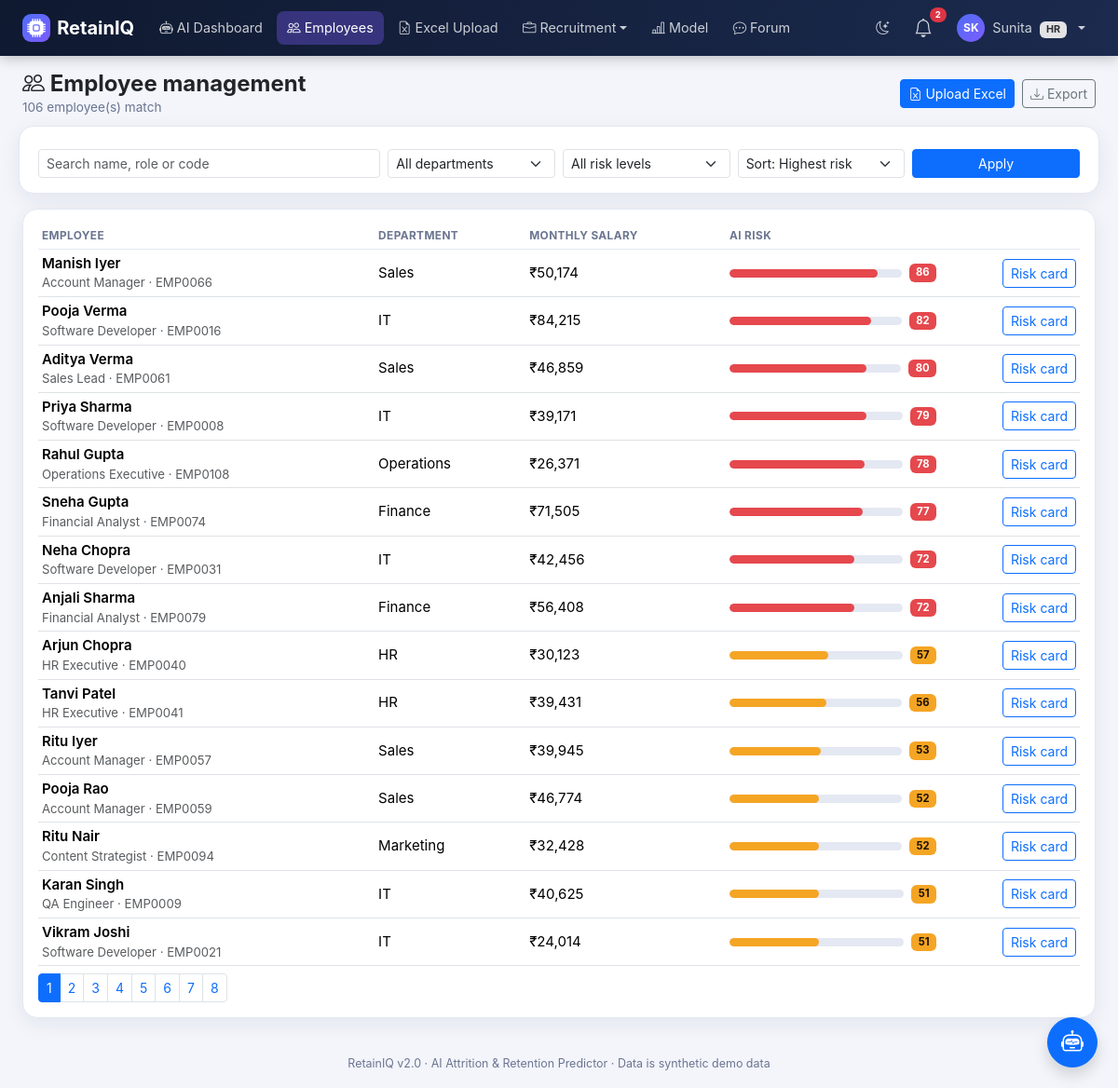
The app's page /hr/employees (signed in) with its own data.
### models.py (models this page shows, shortened)
class User(db.Model, UserMixin):
    id = db.Column(db.Integer, primary_key=True)
    name = db.Column(db.String(120), nullable=False)
    email = db.Column(db.String(120), unique=True, nullable=False, index=True)
    password_hash = db.Column(db.String(255), nullable=False)
    role = db.Column(db.String(20), nullable=False)
    department_id = db.Column(db.Integer, db.ForeignKey("department.id"))
    manager_id = db.Column(db.Integer, db.ForeignKey("user.id"), nullable=True)
    is_active_flag = db.Column(db.Boolean, default=True)
    created_at = db.Column(db.DateTime, default=utcnow)
    last_login_at = db.Column(db.DateTime)
    failed_login_count = db.Column(db.Integer, default=0)
    locked_until = db.Column(db.DateTime)
    must_change_password = db.Column(db.Boolean, default=False)
    department = db.relationship("Department", backref="users")
    manager = db.relationship("User", remote_side=[id], backref="direct_reports")
    employee_profile = db.relationship("Employee", backref="user", uselist=False)
    @property
    def is_active(self):
        return bool(self.is_active_flag)
    @property
    def role_label(self):
        return ROLE_LABELS.get(self.role, self.role.replace("_", " ").title())
    @property
    def initials(self):
        parts = (self.name or "?").split()
        return (parts[0][0] + (parts[-1][0] if len(parts) > 1 else "")).upper()

class Employee(db.Model):
    id = db.Column(db.Integer, primary_key=True)
    user_id = db.Column(db.Integer, db.ForeignKey("user.id"), unique=True)
    employee_code = db.Column(db.String(20), unique=True)
    job_role = db.Column(db.String(120))
    department_id = db.Column(db.Integer, db.ForeignKey("department.id"))
    age = db.Column(db.Integer)
    monthly_salary = db.Column(db.Float)
    years_at_company = db.Column(db.Float)
    job_satisfaction = db.Column(db.Integer)       # 1-4
    work_life_balance = db.Column(db.Integer)      # 1-4
    overtime = db.Column(db.Boolean, default=False)
    performance_rating = db.Column(db.Integer)     # 1-5
    years_since_promotion = db.Column(db.Float)
    training_times_last_year = db.Column(db.Integer)
    distance_from_home = db.Column(db.Float)
    num_companies_worked = db.Column(db.Integer)
    salary_hike_percent = db.Column(db.Float)
    skills = db.Column(db.String(255), default="")  # "Python:advanced,SQL:basic"
    department = db.relationship("Department")
    @property
    def name(self):
        return self.user.name if self.user else self.employee_code

class Department(db.Model):
    id = db.Column(db.Integer, primary_key=True)
    name = db.Column(db.String(80), unique=True, nullable=False)

class AttritionPrediction(db.Model):
    id = db.Column(db.Integer, primary_key=True)
    employee_id = db.Column(db.Integer, db.ForeignKey("employee.id"), index=True)
    probability = db.Column(db.Float)
    risk_score = db.Column(db.Integer)
    risk_level = db.Column(db.String(10))
    top_factors = db.Column(db.Text)          # JSON list[str]
    recommendations = db.Column(db.Text)      # JSON list[str]
    explanations = db.Column(db.Text)         # JSON list[{label, impact}]
    created_at = db.Column(db.DateTime, default=utcnow, index=True)
    source = db.Column(db.String(30), default="manual")
    batch_id = db.Column(db.Integer, db.ForeignKey("upload_batch.id"), nullable=True)
    employee = db.relationship("Employee", backref="predictions")

### routes/hr.py (the view)
@bp.route("/employees")
@permission_required("view_attrition_dashboard")
def employees():
    q = request.args.get("q", "").strip().lower()
    dept = request.args.get("department", "")
    risk = request.args.get("risk", "")
    sort = request.args.get("sort", "risk")
    page = max(1, request.args.get("page", 1, type=int))
    emps = Employee.query.all()
    pm = latest_map()
    rows = []
    for e in emps:
        p = pm.get(e.id)
        if dept and (not e.department or e.department.name != dept):
            continue
        if risk and (not p or p.risk_level != risk):
            continue
        if q and q not in (e.name or "").lower() and q not in (e.job_role or "").lower() and q not in (e.employee_code or "").lower():
            continue
        rows.append((e, p))
    keys = {"risk": lambda r: -(r[1].risk_score if r[1] else -1), "name": lambda r: (r[0].name or "").lower(),
            "salary": lambda r: -(r[0].monthly_salary or 0), "dept": lambda r: (r[0].department.name if r[0].department else "")}
    rows.sort(key=keys.get(sort, keys["risk"]))
    per = 15
    total = len(rows)
    pages = max(1, -(-total // per))
    page = min(page, pages)
    return render_template("hr/employees.html", rows=rows[(page - 1) * per: page * per], total=total, page=page,
                           pages=pages, departments=Department.query.order_by(Department.name).all(),
                           dept_filter=dept, risk_filter=risk, q=q, sort=sort, risk_badge=risk_badge)

### routes/hr.py (called while the page is built)
@bp.before_request
@login_required
@roles_required("hr", "super_admin")
def guard():
    pass

### security.py (called while the page is built)
def csrf_token():
    if "_csrf" not in session:
        session["_csrf"] = secrets.token_urlsafe(32)
    return session["_csrf"]

def csrf_input():
    return Markup(f'<input type="hidden" name="csrf_token" value="{csrf_token()}">')

def has_permission(user, perm):
    from models import RolePermission
    if not getattr(user, "is_authenticated", False):
        return False
    if user.role == "super_admin":
        return True
    cache = g.setdefault("_perm_cache", {})
    if user.role not in cache:
        cache[user.role] = {rp.permission for rp in RolePermission.query.filter_by(role=user.role)}
    return perm in cache[user.role]

def can(perm):
    return has_permission(current_user, perm)

def permission_required(*perms):
    def deco(fn):
        @wraps(fn)
        def wrapper(*a, **kw):
            if not current_user.is_authenticated:
                abort(401)
            if not all(has_permission(current_user, p) for p in perms):
                abort(403)
            return fn(*a, **kw)
        return wrapper
    return deco

### utils.py (called while the page is built)
def roles_required(*roles):
    def decorator(fn):
        @wraps(fn)
        def wrapper(*args, **kwargs):
            if not current_user.is_authenticated:
                abort(401)
            if current_user.role not in roles:
                abort(403)
            return fn(*args, **kwargs)
        return wrapper
    return decorator

def latest_map(as_of=None, employee_ids=None):
    from models import AttritionPrediction
    q = AttritionPrediction.query.order_by(AttritionPrediction.created_at.asc(), AttritionPrediction.id.asc())
    if employee_ids is not None:
        q = q.filter(AttritionPrediction.employee_id.in_(list(employee_ids) or [-1]))
    result = {}
    for p in q.all():
        if as_of and p.created_at.date() > as_of:
            continue
        result[p.employee_id] = p
    return result

def inr(value):
    v = float(value or 0)
    if v >= 1e7:
        return f"₹{v / 1e7:.2f} Cr"
    if v >= 1e5:
        return f"₹{v / 1e5:.2f} L"
    return f"₹{v:,.0f}"

### templates/hr/employees.html (shortened to what this page needs)
{% extends "base.html" %}
{% block content %}
<div class="page-head"><div><h4><i class="bi bi-people"></i> Employee management</h4><div class="sub">{{ total }} employee(s) match</div></div>
  <div class="d-flex gap-2">{% if can('upload_excel') %}<a href="{{ url_for('hr.upload') }}" class="btn btn-primary btn-sm"><i class="bi bi-file-earmark-excel"></i> Upload Excel</a>{% endif %}
  {% if can('export_reports') %}<a class="btn btn-outline-secondary btn-sm" href="{{ url_for('hr.export_risk', department=dept_filter, risk=risk_filter) }}"><i class="bi bi-download"></i> Export</a>{% endif %}</div></div>
<form class="card-soft p-3 mb-3 row g-2"><div class="col-md-4"><input name="q" value="{{ q }}" class="form-control form-control-sm" placeholder="Search name, role or code"></div>
  <div class="col-6 col-md-2"><select name="department" class="form-select form-select-sm"><option value="">All departments</option></select></div>
  <div class="col-6 col-md-2"><select name="risk" class="form-select form-select-sm"><option value="">All risk levels</option></select></div>
  <div class="col-6 col-md-2"><select name="sort" class="form-select form-select-sm">{% for k,l in [('risk','Highest risk'),('name','Name'),('salary','Salary'),('dept','Department')] %}<option value="{{ k }}" {{ 'selected' if sort==k }}>Sort: {{ l }}</option>{% endfor %}</select></div>
  <div class="col-6 col-md-2"><button class="btn btn-sm btn-primary w-100">Apply</button></div></form>
<div class="card-soft p-3"><div class="table-responsive"><table class="table table-sm align-middle mb-2"><thead><tr><th>Employee</th><th>Department</th><th>Monthly salary</th><th style="width:230px">AI risk</th><th></th></tr></thead><tbody>
{% for e, p in rows %}<tr><td><div class="fw-semibold">{{ e.name }}</div><div class="small text-muted">{{ e.job_role }} · {{ e.employee_code }}</div></td>
  <td>{{ e.department.name if e.department else '—' }}</td><td>{{ e.monthly_salary|inr }}</td>
  <td>{% if p %}<div class="d-flex align-items-center gap-2"><div class="bar-track flex-grow-1"><div class="bar-fill" style="width:{{ p.risk_score }}%;background:{{ '#e5484d' if p.risk_score>=60 else ('#f5a524' if p.risk_score>=30 else '#30a46c') }}"></div></div><span class="badge badge-risk-{{ p.risk_level }}">{{ p.risk_score }}</span></div>{% else %}<span class="badge bg-secondary">Not analysed</span>{% endif %}</td>
  <td class="text-end"><a href="{{ url_for('hr.employee_detail', emp_id=e.id) }}" class="btn btn-sm btn-outline-primary">Risk card</a></td></tr>
{% else %}<tr><td colspan="5" class="text-center text-muted py-4">No employees match these filters.</td></tr>{% endfor %}</tbody></table></div>
{% if pages > 1 %}<nav><ul class="pagination pagination-sm mb-0">{% for n in range(1, pages+1) %}<li class="page-item {{ 'active' if n==page }}"><a class="page-link" href="?page={{ n }}&q={{ q }}&department={{ dept_filter }}&risk={{ risk_filter }}&sort={{ sort }}">{{ n }}</a></li>{% endfor %}</ul></nav>{% endif %}</div>
{% endblock %}

### templates/base.html (shortened to what this page needs)
<!DOCTYPE html>
<html lang="en" data-bs-theme="light">
<head>
<link href="{{ url_for('static', filename='vendor/bootstrap/bootstrap.min.css') }}" rel="stylesheet">
<link href="{{ url_for('static', filename='vendor/bootstrap-icons/bootstrap-icons.min.css') }}" rel="stylesheet">
<link href="{{ url_for('static', filename='css/style.css') }}" rel="stylesheet">
</head>
<body>
{% if current_user.is_authenticated %}
<nav class="navbar navbar-expand-xl navbar-dark app-navbar sticky-top">
  <div class="container-fluid px-lg-4">
    <a class="navbar-brand fw-bold d-flex align-items-center" href="{{ url_for('auth.dashboard') }}">
      <span class="brand-mark"><i class="bi bi-cpu-fill"></i></span>RetainIQ
    </a>
    <div class="collapse navbar-collapse" id="navMain">
      <ul class="navbar-nav me-auto gap-xl-1">
        {% for it in nav_items %}
          {% if it.children %}
          <li class="nav-item dropdown">
            <a class="nav-link dropdown-toggle" href="#" role="button" data-bs-toggle="dropdown"><i class="bi bi-{{ it.icon }}"></i> {{ it.label }}</a>
          </li>
          {% else %}
          <li class="nav-item"><a class="nav-link {{ 'active' if request.endpoint == it.endpoint }}" href="{{ url_for(it.endpoint) }}"><i class="bi bi-{{ it.icon }}"></i> {{ it.label }}</a></li>
          {% endif %}
        {% endfor %}
      </ul>
      <ul class="navbar-nav align-items-xl-center gap-1">
        <li class="nav-item"><a class="nav-link" href="#" onclick="toggleTheme();return false;" title="Toggle dark mode"><i id="themeIcon" class="bi bi-moon-stars"></i></a></li>
        <li class="nav-item dropdown">
          <a class="nav-link position-relative" href="#" role="button" data-bs-toggle="dropdown" aria-label="Notifications">
            <i class="bi bi-bell fs-5"></i>
            {% if nav_unread_count %}<span class="badge rounded-pill bg-danger notif-badge">{{ nav_unread_count }}</span>{% endif %}
          </a>
        </li>
        <li class="nav-item dropdown">
          <a class="nav-link dropdown-toggle d-flex align-items-center gap-2" href="#" role="button" data-bs-toggle="dropdown">
            <span class="avatar">{{ current_user.initials }}</span>
            <span class="d-xl-inline">{{ current_user.name.split()[0] }} <span class="badge bg-secondary-subtle text-secondary-emphasis ms-1">{{ current_user.role_label }}</span></span>
          </a>
        </li>
      </ul>
    </div>
  </div>
</nav>
{% endif %}
<main class="container-fluid px-lg-4 py-3">
  {% block content %}{% endblock %}
</main>
<footer class="app-foot">RetainIQ v2.0 · AI Attrition &amp; Retention Predictor · Data is synthetic demo data</footer>
{% if current_user.is_authenticated and can_assistant and request.endpoint != 'hr.dashboard' %}
<button class="btn btn-primary rounded-circle shadow position-fixed" style="right:22px;bottom:22px;width:54px;height:54px;z-index:1040" data-bs-toggle="offcanvas" data-bs-target="#assistantPanel" aria-label="Open AI assistant"><i class="bi bi-robot fs-4"></i></button>
{% endif %}
</body>
</html>

### static/css/style.css (style rules this page uses)
:root { --brand:#4f6ef7; --brand-2:#7c5cfc; --navy:#0f1930; --navy-2:#1b2a4e; --risk-high:#e5484d; --risk-medium:#f5a524; --risk-low:#30a46c; --surface:#ffffff; --soft:#f3f5fb; --line:#e4e8f2; --muted:#6b7590; --shadow:0 6px 22px rgba(15,25,48,.07); }
body { background:var(--soft);font-family:"Inter","Segoe UI",system-ui,-apple-system,Roboto,sans-serif;font-size:.94rem }
.app-navbar { background:linear-gradient(110deg,var(--navy),var(--navy-2));box-shadow:0 2px 14px rgba(0,0,0,.25) }
.app-navbar .nav-link { white-space:nowrap;color:rgba(255,255,255,.78)!important;border-radius:8px;padding:.45rem .7rem!important;font-size:.9rem }
.app-navbar .nav-link.active { color:#fff!important;background:rgba(124,92,252,.35) }
.brand-mark { display:inline-flex;width:30px;height:30px;border-radius:9px;align-items:center;justify-content:center; background:linear-gradient(135deg,var(--brand),var(--brand-2));color:#fff;margin-right:.45rem }
.avatar { width:30px;height:30px;border-radius:50%;background:linear-gradient(135deg,var(--brand),var(--brand-2)); color:#fff;display:inline-flex;align-items:center;justify-content:center;font-size:.75rem;font-weight:700 }
.notif-badge { position:absolute;top:0;right:-4px;font-size:.6rem }
.card-soft,.kpi-card,.risk-card { background:var(--surface);border:1px solid var(--line);border-radius:16px;box-shadow:var(--shadow) }
.page-head { display:flex;flex-wrap:wrap;align-items:center;justify-content:space-between;gap:.75rem;margin-bottom:1.1rem }
.page-head h4 { margin:0;font-weight:750 }
.page-head .sub { color:var(--muted);font-size:.85rem }
.badge-risk-High { background:var(--risk-high)!important;color:#fff }
.badge-risk-Medium { background:var(--risk-medium)!important;color:#1a1200 }
.bar-track { background:var(--line);border-radius:6px;height:9px;overflow:hidden }
.bar-fill { height:100%;border-radius:6px }
.table>:not(caption)>*>* { vertical-align:middle }
.table thead th { font-size:.74rem;text-transform:uppercase;letter-spacing:.4px;color:var(--muted);font-weight:650;border-bottom-color:var(--line) }
footer.app-foot { color:var(--muted);font-size:.78rem;text-align:center;padding:1.5rem 0 1rem }

### records on screen
User: is_active_flag True (drawn), initials "SK", name "Sunita", role_label "HR"
Employee: name "Manish Iyer", job_role "Account Manager", employee_code "EMP0066", department "Sales", monthly_salary|inr "₹50,174", risk_score "86"
Employee: name "Pooja Verma", job_role "Software Developer", employee_code "EMP0016", department "IT", monthly_salary|inr "₹84,215", risk_score "82"
Employee: name "Aditya Verma", job_role "Sales Lead", employee_code "EMP0061", department "Sales", monthly_salary|inr "₹46,859", risk_score "80"
Employee: name "Priya Sharma", job_role "Software Developer", employee_code "EMP0008", department "IT", monthly_salary|inr "₹39,171", risk_score "79"
Employee: name "Rahul Gupta", job_role "Operations Executive", employee_code "EMP0108", department "Operations", monthly_salary|inr "₹26,371", risk_score "78"
Employee: name "Sneha Gupta", job_role "Financial Analyst", employee_code "EMP0074", department "Finance", monthly_salary|inr "₹71,505", risk_score "77"
Employee: name "Neha Chopra", job_role "Software Developer", employee_code "EMP0031", department "IT", monthly_salary|inr "₹42,456", risk_score "72"
Employee: name "Anjali Sharma", job_role "Financial Analyst", employee_code "EMP0079", department "Finance", monthly_salary|inr "₹56,408", risk_score "72"
Employee: name "Arjun Chopra", job_role "HR Executive", employee_code "EMP0040", department "HR", monthly_salary|inr "₹30,123", risk_score "57"
Employee: name "Tanvi Patel", job_role "HR Executive", employee_code "EMP0041", department "HR", monthly_salary|inr "₹39,431", risk_score "56"
Employee: name "Ritu Iyer", job_role "Account Manager", employee_code "EMP0057", department "Sales", monthly_salary|inr "₹39,945", risk_score "53"
Employee: name "Pooja Rao", job_role "Account Manager", employee_code "EMP0059", department "Sales", monthly_salary|inr "₹46,774", risk_score "52"
Employee: name "Ritu Nair", job_role "Content Strategist", employee_code "EMP0094", department "Marketing", monthly_salary|inr "₹32,428", risk_score "52"
Employee: name "Karan Singh", job_role "QA Engineer", employee_code "EMP0009", department "IT", monthly_salary|inr "₹40,625", risk_score "51"
Employee: name "Vikram Joshi", job_role "Software Developer", employee_code "EMP0021", department "IT", monthly_salary|inr "₹24,014", risk_score "51"

### other values on screen
{{ it.label }} "AI Dashboard" "Employees" "Excel Upload" "Model" "Forum"
{{ it.label }} "Recruitment"
{{ nav_unread_count }} "2"
{{ total }} "106"
{{ n }} "1" "2" "3" "4" "5" "6" "7" "8"
